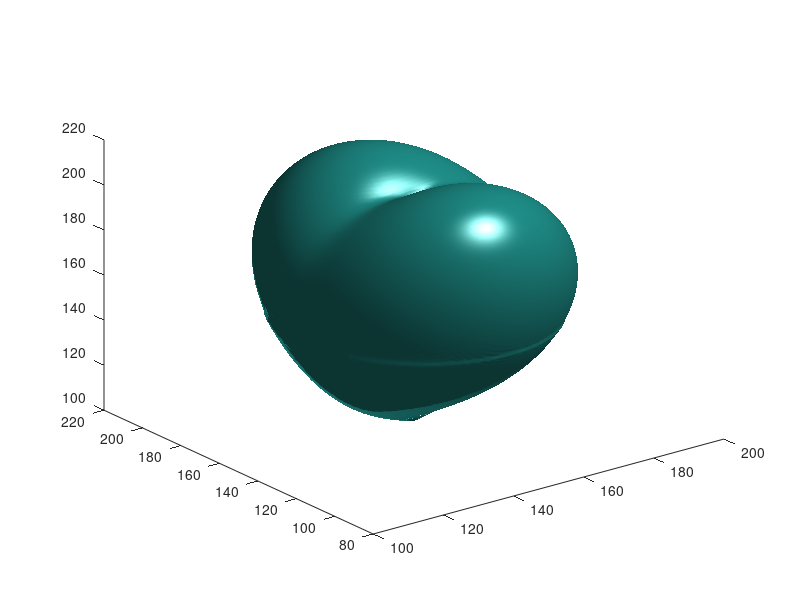

Source code (MATLAB): (Note: this script raises an error after producing the figure.)
n=300;
x=linspace(-3,3,n);
y=linspace(-3,3,n);
z=linspace(-3,3,n);
[X,Y,Z]=ndgrid(x,y,z);
F=((-(X.^2) .* (Z.^3) -(9/80).*(Y.^2).*(Z.^3)) + ((X.^2) + (9/4).* (Y.^2) + (Z.^2)-1).^3);
isosurface(F,0)
lighting phong
caxis
axis equal
colormap('flag');
view([55 34]);